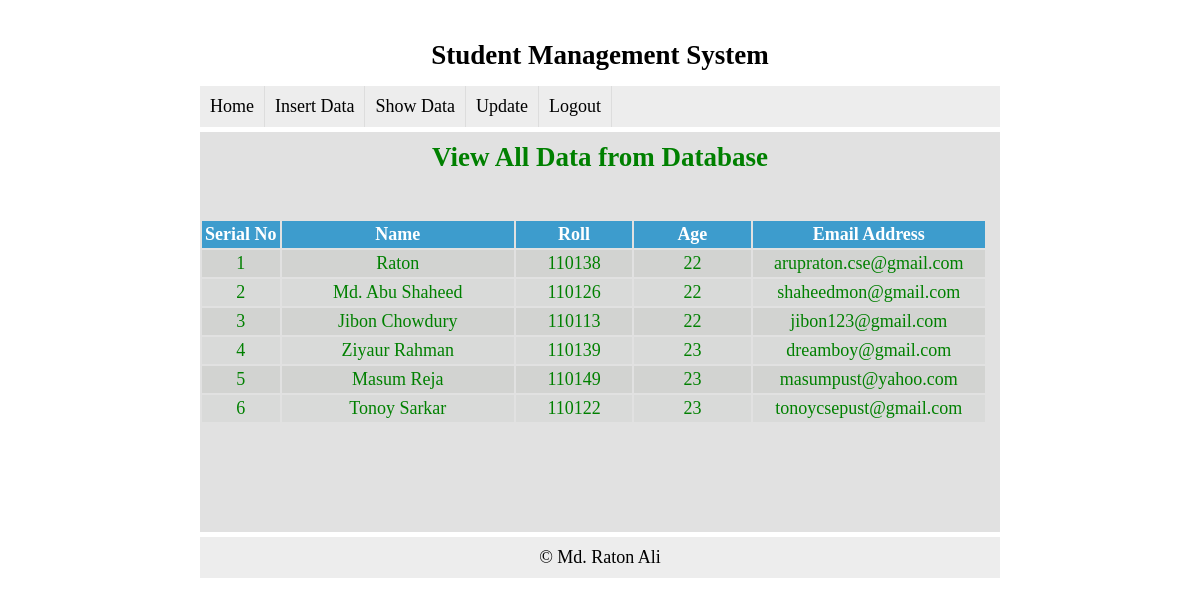
The page /view.php on the database its author committed.
### tables this page shows
CREATE TABLE IF NOT EXISTS `tbl_student` (
`st_id` int(11) NOT NULL,
  `st_name` varchar(50) NOT NULL,
  `st_roll` varchar(50) NOT NULL,
  `st_age` int(11) NOT NULL,
  `st_email` varchar(50) NOT NULL
);

### view.php (the view, shortened to what this page needs)
<?php include('config.php'); ?>
<!doctype html>
<html lang="en">
<head>
</head>
<body>
<?php include('header.php') ?>
<div class="content">
<h2>View All Data from Database</h2>
<br>
<table class="tbl2">
	<tr>
		<th width="10%">Serial No</th>
		<th width="30%">Name</th>
		<th width="15%">Roll</th>
		<th width="15%">Age</th>
		<th width="30%">Email Address</th>
	</tr>
	<?php
	$i=0;
	$result = mysqli_query($link,"select * from tbl_student");
	while($row=mysqli_fetch_array($result))
	{
		$i++;
		?>
		<tr>
		<td><?php echo $i; ?></td>
		<td><?php echo $row['st_name']; ?></td>
		<td><?php echo $row['st_roll']; ?></td>
		<td><?php echo $row['st_age']; ?></td>
		<td><?php echo $row['st_email']; ?></td>
		</tr>
		<?php
	}
	?>
</table>
</div>
<?php include('footer.php') ?>
</body>
</html>

### header.php (shortened to what this page needs)
<!doctype html>
<html lang="en">
<head>
	<link rel="stylesheet" href="style.css">
</head>
<body>
<div class="main">
<h2>Student Management System</h2>
<div class="manu">
<ul>
	<li><a href="index.php">Home</a></li>
	<li><a href="insert.php">Insert Data</a></li>
	<li><a href="view.php">Show Data</a></li>
	<li><a href="modify.php">Update</a></li>
	<li><a href="logout.php">Logout</a></li>
</ul>
</div>

### footer.php
<div class="footer">
	<p>&copy; Md. Raton Ali</p>
</div>

### style.css (style rules this page uses)
* { margin:0px; padding:0px; }
body { font-family: 'Times New Roman',arial; font-size:18px; }
.content table tr td { padding:0px 10px; }
.main { width:800px; margin:0 auto; margin-top:30px; }
.main h2 { text-align:center; padding:10px; margin:5px; }
.manu { background:#ededed; overflow:hidden; margin-bottom: 5px; }
.manu ul { margin:0; padding:0px; list-style:none; }
.manu ul li { float:left; border-right:1px solid #ddd; }
.manu ul li a { display:block; text-decoration:none; color:#000; padding:10px; }
.content { text-align:center; color:green; min-height: 400px; background-color: #e1e1e1; }
.footer { background-color:#ededed; padding:10px; text-align:center; margin-top:5px; }
table.tbl2 { margin-top: 10px; }
table.tbl2 tr td { text-align: center; padding: 3px; }
table.tbl2 tr th { background-color: #3d9ccd; color: #fff; padding: 3px; }
table.tbl2 tr:nth-child(2n+1) td { background-color: #d9dad9; }
table.tbl2 tr:nth-child(2n) td { background-color: #d2d3d1; }

### rows shown on the page
tbl_student: st_name "Raton", st_roll "110138", st_age "22", st_email "arupraton.cse@gmail.com"
tbl_student: st_name "Md. Abu Shaheed", st_roll "110126", st_age "22", st_email "shaheedmon@gmail.com"
tbl_student: st_name "Jibon Chowdury", st_roll "110113", st_age "22", st_email "jibon123@gmail.com"
tbl_student: st_name "Ziyaur Rahman", st_roll "110139", st_age "23", st_email "dreamboy@gmail.com"
tbl_student: st_name "Masum Reja", st_roll "110149", st_age "23", st_email "masumpust@yahoo.com"
tbl_student: st_name "Tonoy Sarkar", st_roll "110122", st_age "23", st_email "tonoycsepust@gmail.com"
